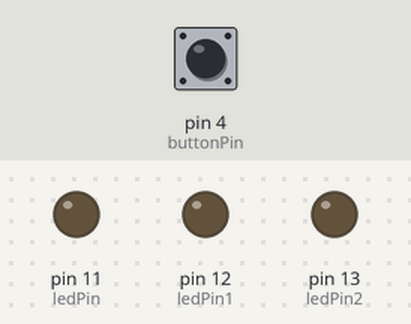
Recording of a sketch running on a simulated Arduino Uno, built with avr-gcc and run on an emulated ATmega328P. On the bench: output pins drawn as LEDs (lit = HIGH). The inputs (shaded band) are chosen by the test bench; at power-on: pin 4 (buttonPin) LOW.

Above: at 1.2 s.
1.3 s: pin 4 (buttonPin) pulled HIGH for 0.15 s
At 1.9 s:
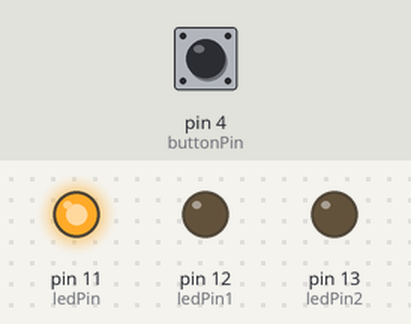
2.9 s: pin 4 (buttonPin) pulled HIGH for 1 s
At 4.4 s:
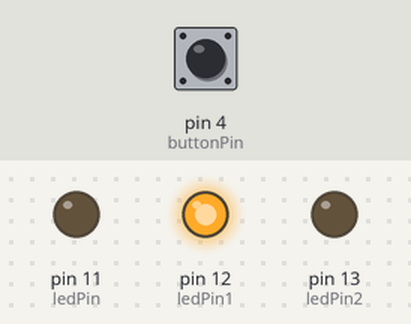
5.4 s: pin 4 (buttonPin) pulled HIGH for 0.15 s
At 6.3 s:
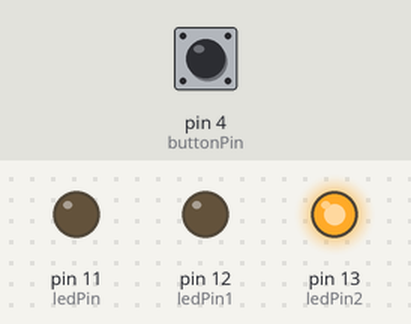
7.0 s: pin 4 (buttonPin) pulled HIGH for 3.2 s
At 10.5 s:
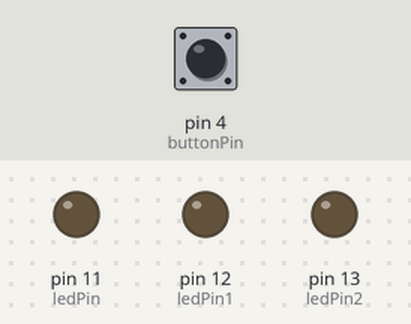
Timing chart, 0 to 12.0 s (numbered marks = the images above; inputs shaded):
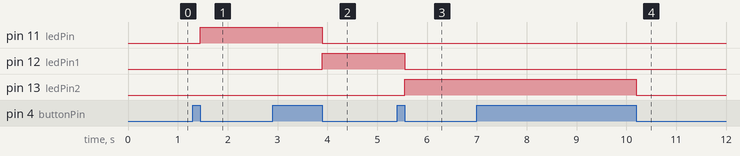

The sketch:

sketch_nov30a.ino
```cpp
const int buttonPin = 4;

const int ledPin    = 11;
const int ledPin1   = 12;
const int ledPin2   = 13;

int initial     = 0;
int oldstate    = 0;
int buttonstate = 0;
int ON=HIGH;

void setup() {

 Serial.begin(9600);
 pinMode(ledPin, OUTPUT);
 pinMode(ledPin1, OUTPUT);
 pinMode(ledPin2, OUTPUT);
 pinMode(buttonPin, INPUT);

}

void loop() {
  buttonstate = digitalRead(buttonPin);
  if(buttonstate == HIGH)
{
  delay(50);
  buttonstate = digitalRead(buttonPin);
  if(buttonstate == LOW)
  {
    initial = oldstate+1;
  }
} else {
  delay(100);
  }
  switch (initial){
   case 1:
   digitalWrite(ledPin, HIGH);
   digitalWrite(ledPin1, LOW);
   digitalWrite(ledPin2, LOW);
//   Serial.print("Light 1 is ON");
//   Serial.println("light 2 is ON");
   oldstate = initial;
   break;
   case 2:
   digitalWrite(ledPin, LOW);
   digitalWrite(ledPin1, HIGH);
   digitalWrite(ledPin2, LOW);
//   Serial.print("Light 1 is ON");
//   Serial.println("light 2 is ON");
   oldstate = initial;
   break;
   case 3:
   digitalWrite(ledPin, LOW);
   digitalWrite(ledPin1, LOW);
   digitalWrite(ledPin2, HIGH);
//   Serial.print("Light 1 is ON");
//   Serial.println("light 2 is ON");
   oldstate = initial;
   break;
   default:
   digitalWrite(ledPin, LOW);
   digitalWrite(ledPin1, LOW);
   digitalWrite(ledPin2, LOW);
   oldstate = 0;
   break;
  }
}
```

Measured:
- after the input at 1.3 s, pin 11 (ledPin): LOW → HIGH after 0.15 s
- after the input at 2.9 s, pin 11 (ledPin): HIGH → LOW after 1.0 s; pin 12 (ledPin1): LOW → HIGH after 1.0 s
- after the input at 5.4 s, pin 12 (ledPin1): HIGH → LOW after 0.15 s; pin 13 (ledPin2): LOW → HIGH after 0.15 s
- after the input at 7.0 s, pin 13 (ledPin2): HIGH → LOW after 3.2 s
